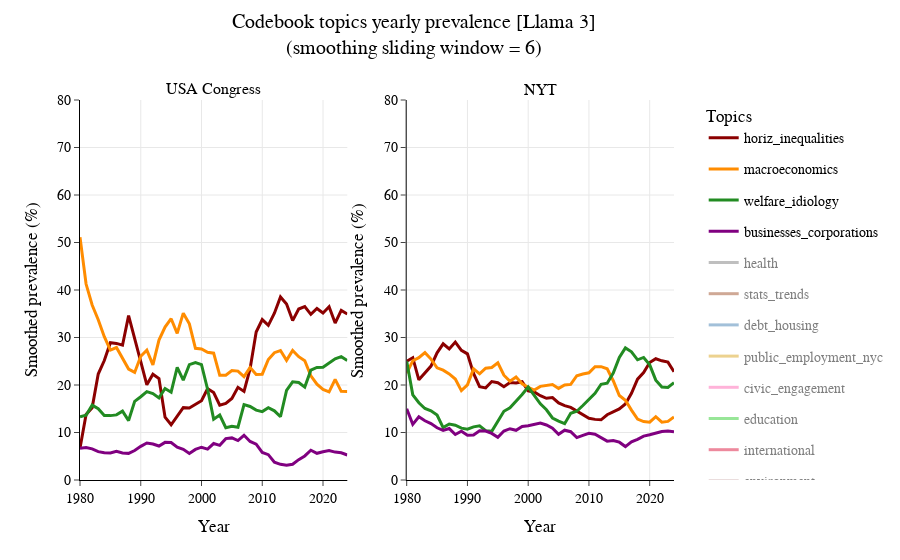

Notebook cell for this chart:
### Code cell
# #Comment out subtopics that shouldn't be included
# topics_list = ['horiz_inequalities',
#  'macroeconomics',
#  'stats_trends',
#  'debt_housing',
#  'businesses_corporations',
#  'public_employment_nyc',
#  'welfare_idiology',
#  'civic_engagement',
#  'health',
#  'education',
#  'international',
#  'environment',
#  'arts_entertainment',
#  'sports']

topics_list = ['horiz_inequalities', 'macroeconomics', "welfare_idiology", 'businesses_corporations', 'health', 'stats_trends', 
               'debt_housing', 'public_employment_nyc', 'civic_engagement', 'education', 'international', 'environment', 'arts_entertainment', 'sports']

window_size = 6
df1_name="USA Congress"
df2_name="NYT"
ymax = 80

#plot_topics(stm_congress_df, stm_nyt_df, cliff_name = "STM", 
#            topics_list = topics_list, window_size=window_size, df1_name=df1_name, df2_name=df2_name, ymax = ymax, output_path= "stm_topic_prevalence.html")
plot_topics(llama_congress_df, llama_nyt_df, cliff_name = "Llama 3",
            topics_list = topics_list, window_size=window_size, df1_name=df1_name, df2_name=df2_name, ymax = ymax, output_path= "llama_topic_prevalence.html")
